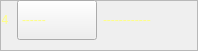
                                         <widget class="QFrame" name="frame_31">
                                          <property name="minimumSize">
                                           <size>
                                            <width>0</width>
                                            <height>40</height>
                                           </size>
                                          </property>
                                          <property name="frameShape">
                                           <enum>QFrame::StyledPanel</enum>
                                          </property>
                                          <property name="frameShadow">
                                           <enum>QFrame::Raised</enum>
                                          </property>
                                          <widget class="QWidget" name="layoutWidget_4">
                                           <property name="geometry">
                                            <rect>
                                             <x>-1</x>
                                             <y>-1</y>
                                             <width>189</width>
                                             <height>42</height>
                                            </rect>
                                           </property>
                                           <layout class="QHBoxLayout" name="horizontalLayout_32">
                                            <item>
                                             <widget class="QLabel" name="lb_Port_24">
                                              <property name="enabled">
                                               <bool>false</bool>
                                              </property>
                                              <property name="minimumSize">
                                               <size>
                                                <width>10</width>
                                                <height>40</height>
                                               </size>
                                              </property>
                                              <property name="styleSheet">
                                               <string notr="true">border: 0px;
font: 14pt &quot;クレPro by 宁静之雨，微信公众号njzyshare&quot;;
color: rgb(255, 255, 127);</string>
                                              </property>
                                              <property name="text">
                                               <string>4</string>
                                              </property>
                                              <property name="alignment">
                                               <set>Qt::AlignCenter</set>
                                              </property>
                                             </widget>
                                            </item>
                                            <item>
                                             <widget class="QComboBox" name="com_CH1_Date4">
                                              <property name="minimumSize">
                                               <size>
                                                <width>80</width>
                                                <height>40</height>
                                               </size>
                                              </property>
                                              <property name="cursor">
                                               <cursorShape>PointingHandCursor</cursorShape>
                                              </property>
                                              <property name="mouseTracking">
                                               <bool>true</bool>
                                              </property>
                                              <property name="toolTip">
                                               <string>波特率选择</string>
                                              </property>
                                              <property name="styleSheet">
                                               <string notr="true"> QComboBox QAbstractItemView{
	background-color: rgb(33, 37, 43);
    border-radius:5px 5px 5px 5px;
	font: 14pt &quot;クレPro by 宁静之雨，微信公众号njzyshare&quot;;
	font-size:14px;
 }
 QComboBox{
	font: 14pt &quot;クレPro by 宁静之雨，微信公众号njzyshare&quot;;
	border-color: rgb(0, 0, 0);
	color: rgb(255, 255, 127);
}
  QComboBox::drop-down {
      width: 0px;
      border:none;
  }</string>
                                              </property>
                                              <item>
                                               <property name="text">
                                                <string>------</string>
                                               </property>
                                              </item>
                                              <item>
                                               <property name="text">
                                                <string>Vpp</string>
                                               </property>
                                              </item>
                                              <item>
                                               <property name="text">
                                                <string>Freq</string>
                                               </property>
                                              </item>
                                              <item>
                                               <property name="text">
                                                <string>Max</string>
                                               </property>
                                              </item>
                                              <item>
                                               <property name="text">
                                                <string>Min</string>
                                               </property>
                                              </item>
                                              <item>
                                               <property name="text">
                                                <string>Mean</string>
                                               </property>
                                              </item>
                                              <item>
                                               <property name="text">
                                                <string>RMS</string>
                                               </property>
                                              </item>
                                             </widget>
                                            </item>
                                            <item>
                                             <widget class="QLabel" name="lb_CH1_Date4">
                                              <property name="enabled">
                                               <bool>false</bool>
                                              </property>
                                              <property name="minimumSize">
                                               <size>
                                                <width>85</width>
                                                <height>40</height>
                                               </size>
                                              </property>
                                              <property name="styleSheet">
                                               <string notr="true">color: rgb(255, 255, 127);
border: 0px;
font: 14pt &quot;クレPro by 宁静之雨，微信公众号njzyshare&quot;;</string>
                                              </property>
                                              <property name="text">
                                               <string>------------</string>
                                              </property>
                                              <property name="alignment">
                                               <set>Qt::AlignLeading|Qt::AlignLeft|Qt::AlignVCenter</set>
                                              </property>
                                             </widget>
                                            </item>
                                           </layout>
                                          </widget>
                                         </widget>
